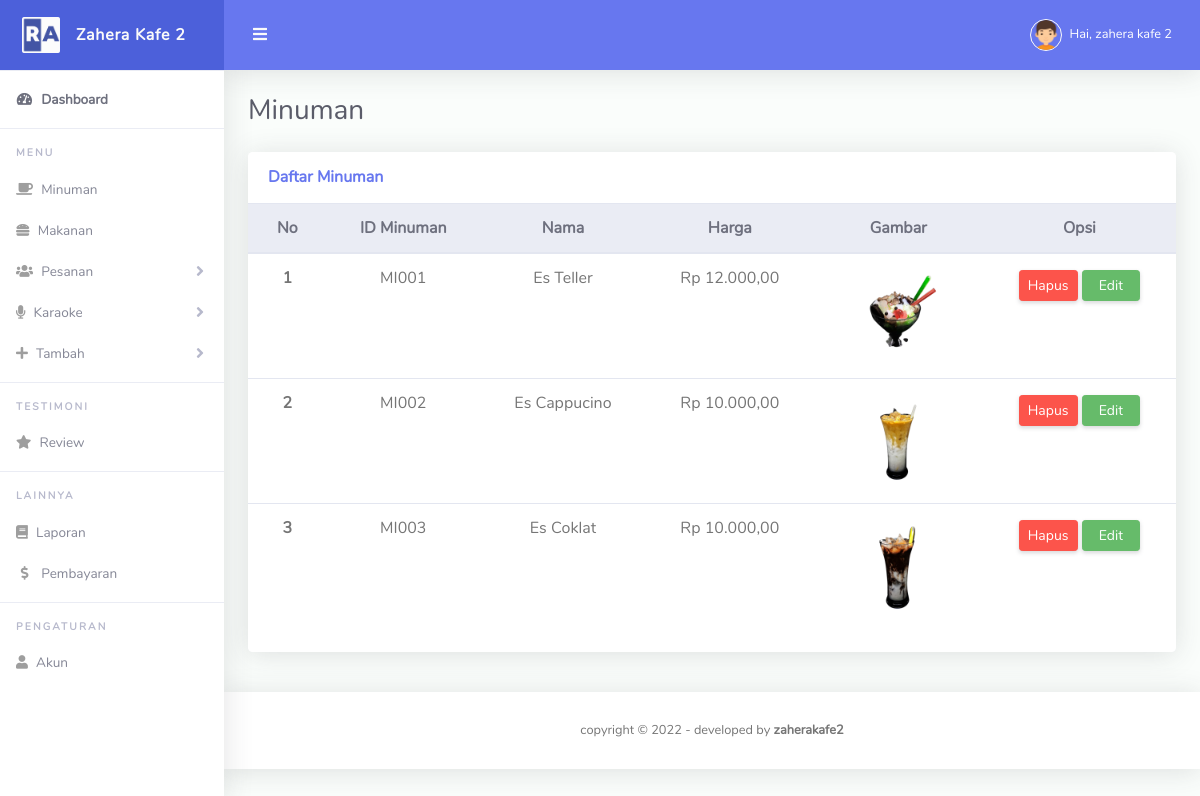
Screenshot of /minuman_admin.php (signed in) with the database file from the repository.
### tables this page shows
CREATE TABLE `tb_minuman` (
  `id` int(11) NOT NULL,
  `id_minuman` varchar(255) NOT NULL,
  `nama_minuman` varchar(255) NOT NULL,
  `harga_minuman` varchar(255) NOT NULL,
  `gmb_minuman` varchar(255) NOT NULL
);

### minuman_admin.php (the view)
<?php include "navbar_admin.php"; ?>
<div class="container-fluid" id="container-wrapper">
  <div class="d-sm-flex align-items-center justify-content-between mb-4">
    <h1 class="h3 mb-0 text-gray-800">Minuman</h1>
  </div>
  <div class="row mb-3">
    <div class="col-xl-12 col-lg-11 mb-4">
      <div class="card">
        <div class="card-header py-3 d-flex flex-row align-items-center justify-content-between">
          <h6 class="m-0 font-weight-bold text-primary">Daftar Minuman</h6>
        </div>
        <div class="table-responsive">
          <table class="table align-items-center table-flush text-center">
            <thead class="thead-light">
              <tr>
                <th>No</th>
                <th>ID Minuman</th>
                <th>Nama</th>
                <th>Harga</th>
                <th>Gambar</th>
                <th>Opsi</th>
              </tr>
            </thead>
            <tbody>
              <?php
              include "koneksi.php";
              $query = "SELECT * FROM tb_minuman";
              $query_run = mysqli_query($koneksi, $query);
              $no = 1;
              while ($row = mysqli_fetch_array($query_run)) {
              ?>
                <tr>
                  <th><?= $no++ ?></th>
                  <td><?= $row['id_minuman']; ?></td>
                  <td><?= $row['nama_minuman']; ?></td>
                  <td><?= "Rp ".number_format($row['harga_minuman'], 2,',','.'); ?></td>
                  <td><img src="upload/<?= $row['gmb_minuman']; ?>" style="width: 100px; height: 100px;" alt=""></td>
                  <td>
                    <a href="hapus.php?id_mnm=<?= $row['id']; ?>" onclick="return confirm('Apakah anda yakin?');">
                      <span class="btn mt-1 btn-sm mb-1 btn-danger">Hapus</span></a>
                    <a href="edit_minuman.php?id=<?= $row['id']; ?>">
                      <span class="btn btn-sm btn-success px-3">Edit</span></a>
                  </td>
                </tr>
              <?php
              }
              ?>
            </tbody>
          </table>
        </div>
        <div class="card-footer"></div>
      </div>
    </div>
  </div>
</div>
<?php include "footer_admin.php"; ?>

### navbar_admin.php (shortened to what this page needs)
<?php
include "jumlah.php";
?>
<!DOCTYPE html>
<html lang="en">
<head>
    <link href="vendor/fontawesome-free/css/all.min.css" rel="stylesheet" type="text/css">
    <link href="vendor/bootstrap/css/bootstrap.min.css" rel="stylesheet" type="text/css">
    <link href="assets/css/ruang-admin.min.css" rel="stylesheet">
</head>
<body id="page-top">
    <div id="wrapper">
        <ul class="navbar-nav sidebar sidebar-light accordion" id="accordionSidebar">
            <a class="sidebar-brand d-flex align-items-center justify-content-center" href="admin.php">
                <div class="sidebar-brand-icon">
                    <img src="assets/img/logo/logo2.png">
                </div>
                <div class="sidebar-brand-text mx-3">Zahera Kafe 2</div>
            </a>
            <hr class="sidebar-divider my-0">
            <li class="nav-item active">
                <a class="nav-link" href="admin.php">
                    <i class="fas fa-fw fa-tachometer-alt"></i>
                    <span>Dashboard</span></a>
            </li>
            <hr class="sidebar-divider">
            <div class="sidebar-heading">
                Menu
            </div>
            <?php if ($_SESSION['level'] == 'admin') : ?>
                <li class="nav-item">
                    <a class="nav-link" href="minuman_admin.php">
                        <i class="fa fa-coffee"></i>
                        <span>Minuman</span>
                    </a>
                </li>
                <li class="nav-item">
                    <a class="nav-link" href="makanan_admin.php">
                        <i class="fa fa-hamburger"></i>
                        <span>Makanan</span>
                    </a>
                </li>
            <?php endif; ?>
            <li class="nav-item">
                <a class="nav-link collapsed" href="#" data-toggle="collapse" data-target="#collapseTable" aria-expanded="true" aria-controls="collapseTable">
                    <i class="fa fa-users"></i>
                    <span>Pesanan</span>
                </a>
            </li>
            <li class="nav-item">
                <a class="nav-link collapsed" href="#" data-toggle="collapse" data-target="#collapseTable5" aria-expanded="true" aria-controls="collapseTable">
                    <i class="fa fa-microphone"></i>
                    <span>Karaoke</span>
                </a>
            </li>
            <li class="nav-item">
                <a class="nav-link collapsed" href="#" data-toggle="collapse" data-target="#collapseTable2" aria-expanded="true" aria-controls="collapseTable">
                    <i class="fa fa-plus"></i>
                    <span>Tambah</span>
                </a>
            </li>
            <?php if ($_SESSION['level'] == 'admin') : ?>
                <hr class="sidebar-divider">
                <div class="sidebar-heading">
                    Testimoni
                </div>
                <li class="nav-item">
                    <a class="nav-link" href="review_admin.php">
                        <i class="fa fa-star"></i>
                        <span>Review</span>
                    </a>
                </li>
                <hr class="sidebar-divider">
                <div class="sidebar-heading">
                    Lainnya
                </div>
                <li class="nav-item">
                    <a class="nav-link" href="laporan_admin.php">
                        <i class="fa fa-book"></i>
                        <span>Laporan</span>
                    </a>
                </li>
                <?php if ($_SESSION['level'] == 'admin') : ?>
                <li class="nav-item">
                    <a class="nav-link" href="detail_pembayaran.php">
                        <i class="fas fa-fw fa-dollar-sign"></i>
                        <span>Pembayaran</span></a>
                </li>
            <?php endif; ?>
                <hr class="sidebar-divider">
                <div class="sidebar-heading">
                    Pengaturan
                </div>
                <li class="nav-item">
                    <a class="nav-link" href="pengaturan_admin.php">
                        <i class="fa fa-user"></i>
                        <span>Akun</span>
                    </a>
                </li>
            <?php endif; ?>
        </ul>
        <div id="content-wrapper" class="d-flex flex-column">
            <div id="content">
                <nav class="navbar navbar-expand navbar-light bg-navbar topbar mb-4 static-top">
                    <button id="sidebarToggleTop" class="btn btn-link ro unded-circle mr-3">
                        <i class="fa fa-bars"></i>
                    </button>
                    <ul class="navbar-nav ml-auto">
                        <li class="nav-item dropdown no-arrow">
                            <a class="nav-link dropdown-toggle" href="#" id="userDropdown" role="button" data-toggle="dropdown" aria-haspopup="true" aria-expanded="false">
                                <img class="img-profile rounded-circle" src="assets/img/boy.png" style="max-width: 60px">
                                <?php
                                $email = $_SESSION['email'];
                                $sql = "SELECT * FROM tb_login WHERE email ='$email'";
                                $result = mysqli_query($koneksi, $sql);
                                if ($result) {
                                    if (mysqli_num_rows($result) > 0) {
                                        while ($row = mysqli_fetch_array($result)) {
                                ?>
                                            <span class="ml-2 d-none d-lg-inline text-white small">Hai, <?= $row['nama_lengkap'] ?></span>
                                <?php
                                        }
                                    }
                                }
                                ?>
                            </a>
                        </li>
                    </ul>
                </nav>

### rows the page displays
tb_minuman: id_minuman "MI001", nama_minuman "Es Teller", harga_minuman "12.000,00", gmb_minuman (picture)
tb_minuman: id_minuman "MI002", nama_minuman "Es Cappucino", harga_minuman "10.000,00", gmb_minuman (picture)
tb_minuman: id_minuman "MI003", nama_minuman "Es Coklat", harga_minuman "10.000,00", gmb_minuman (picture)

### other values shown
$row['nama_lengkap'] "zahera kafe 2"
